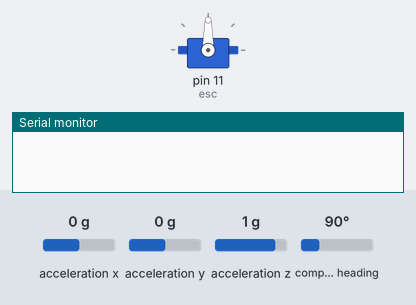
This sketch was run on a simulated Arduino Uno, built with avr-gcc and run on an emulated ATmega328P. Parts: servo, the last lines printed to the serial monitor. The test bench sets the inputs (shaded band); at power-on: acceleration x 0 g, acceleration y 0 g, acceleration z 1 g, compass heading 90°.

Above: at 0.1 s.
At 1.1 s:
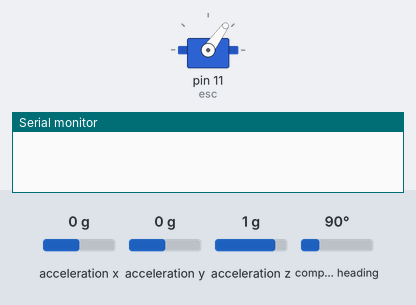
At 4.3 s:
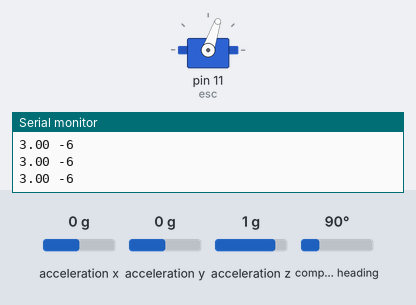
Timing chart, 0 to 16.0 s (numbered marks = the images above):
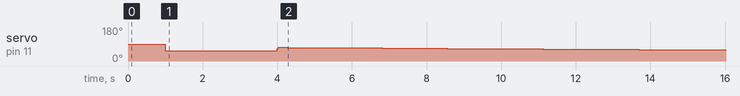

The sketch:

CubeControl.ino
```cpp
/*
   Connections
   ===========
   --From IMU 1--
   Connect SCL to D21
   Connect SDA to D20
   Connect VDD to 3.3V DC
   Connect GROUND to GND
   --From ESC--
   Connect ESC to D9 and GND
*/

#include <Adafruit_BNO055.h>
#include <Servo.h>

#include "PID.hpp"

/*
 * Constant settings for the system.
 */
namespace Settings
{
    // The break signal to the ESC.
    const int escBreakSignal = 1100;

    // The maximimum signal to add or subtract relative to
    // the break signal.
    const int escUpperBound = 200;

    // The minimum signal to add  or subtract relative to
    // the break signal, since BLDCs are unstable at low speeds.
    const int escLowerBound = 50;

    // The angle at which the cube system should just quit.
    const double unsafeAngle = 360;

    // The angle at which the cube should begin balancing at.
    const double breakAngle = 15;

    // The sampling time of the PID controller in ms.
    const int PIDSampleTime = 15;
};

/*
 * Defining the state of the system.
 */
 struct State
 {
    // The current angle of the cube.
    double currentAngle;

    // The reference angle for the state.
    double referenceAngle;

    State() : currentAngle(0), referenceAngle(0) {};
 };

// Controller
// 8 2 0.1
// 21, 0.18,  0.27
// 28, 0.18,  0.045
// 21, 0.18,  0.045
// 28, 0,  0.045

// Best ranked
// 0.6 * Ku, 0.5 * Tu, 0.75 * Tu

double Ku = 36;
double Tu = 0.357;
PID controller(0.6 * Ku, 0.6 * Tu, 0.83 * Tu, Settings::PIDSampleTime);

// The state of the system.
State state;

// The IMU objects. 1 is the upper IMU, 2 is the lower one.
// The ADR Pin of imu 2 needs to be connected to 3.3V
// SCL is connected to A5, SDA to A4, VIN to 5V for both.
Adafruit_BNO055 bno;

// The esc object
Servo esc;

void setup()
{
    Serial.begin(115200);

    // Setup ESC.
    esc.attach(11);
    delay(1000);
    esc.writeMicroseconds(Settings::escBreakSignal);
    delay(2000);
    Serial.println("Esc is setup.");

    // Setup BNOs.
    if(!bno.begin(Adafruit_BNO055::OPERATION_MODE_IMUPLUS))
    {
        printErrorAndExit("Could not connect to imu 1.");
    }

    bno.setExtCrystalUse(true);

    while (!isAccelerationCalibrated(bno))
    {
        Serial.println("Waiting for accleration calibration");
        delay(500);
    }

    Serial.println("Both imus are calibrated");
    delay(1000);

    state.currentAngle = getAngleFromIMU(bno);
    Serial.println("System has intial angle: " + String(state.currentAngle));

    Serial.println(0);
    Serial.println(Settings::breakAngle);
    Serial.println(-Settings::breakAngle);
}


void loop()
{
    state.currentAngle = getAngleFromIMU(bno);

    if (isnan(state.currentAngle) || fabs(state.currentAngle) >= Settings::unsafeAngle)
    {
        // Some invalid reading was found, just exit.
        controller.reset();
        printErrorAndExit("Angle is past " + String(Settings::unsafeAngle) +
                          " degrees. Current angle: "+ String(state.currentAngle));
    }
    else if (fabs(state.currentAngle) >= Settings::breakAngle)
    {
        // Send the break signal and do nothing.
        /*
        Serial.print(state.currentAngle);
        Serial.print(" ");
        Serial.print(0);
        Serial.print('\n');
        */
        esc.writeMicroseconds(Settings::escBreakSignal);
        controller.reset();
        delay(500);
    }
    else
    {
        double roundedAngle = (float)((int)(state.currentAngle * 10))/10.0;
        double escDiff = controller.compute(state.currentAngle, state.referenceAngle);

        if (abs(escDiff) > Settings::escUpperBound)
        {
            escDiff = escDiff > 0 ? Settings::escUpperBound : -Settings::escUpperBound;
        }

        long escVal = Settings::escBreakSignal + Settings::escUpperBound + escDiff + Settings::escLowerBound;
        esc.writeMicroseconds(escVal);

        Serial.print(roundedAngle);
        Serial.print(" ");
        Serial.print(map(escDiff,
                         -Settings::escUpperBound,
                         Settings::escUpperBound,
                         -Settings::breakAngle, Settings::breakAngle));
        Serial.print('\n');
    }
    delay(Settings::PIDSampleTime);
}

double getAngleFromIMU(Adafruit_BNO055& bno)
{
    imu::Vector<3> acceleration = bno.getVector(Adafruit_BNO055::VECTOR_GRAVITY);
    double mx = acceleration.x();
    double my = acceleration.y();
    double theta = atan2(mx, my) * 180/PI;

    return theta + 3;
}

bool isAccelerationCalibrated(Adafruit_BNO055& bno)
{
    uint8_t acceleration = 0, gyro = 0;
    bno.getCalibration(nullptr, nullptr, &acceleration, &gyro);
    return acceleration > 0;
}

void printErrorAndExit(const String& message)
{
    esc.writeMicroseconds(Settings::escBreakSignal);
    Serial.println(message);
    while(true);
}
```

PID.hpp
```cpp
#include <Arduino.h>

 /*
  * PID implementation class.
  */
class PID
{
  public:
    unsigned long lastTime;
    double output;
    double errSum, lastErr;
    double kp, ki, kd;
    double dt;
    unsigned long sampleTime;
    bool wasReset;

    PID(double _kp, double _ki, double _kd, unsigned long _sampleTime)
    {
        this->sampleTime = _sampleTime;
        this->kp = _kp;
        this->ki = _ki;
        this->kd = _kd;
        this->reset();
        this->dt = ((double) this->sampleTime) / 1000;
    }

    void reset()
    {
        lastTime = 0;
        output = 0;
        errSum = 0;
        lastErr = 0;
    }

    double compute(double input, double setpoint)
    {
        unsigned long now = millis();
        unsigned long timeChange = (now - lastTime);
        if (timeChange >= sampleTime)
        {
            /*Compute all the working error variables*/
            double error = setpoint - input;
            errSum += error;

            /*Compute PID Output*/
            output = kp * error + 1.0/ki * errSum * dt + kd * (error - lastErr)/dt;

            /*Remember some variables for next time*/
            lastErr = error;
            lastTime = now;
        }

        return output;
    }
};
```
